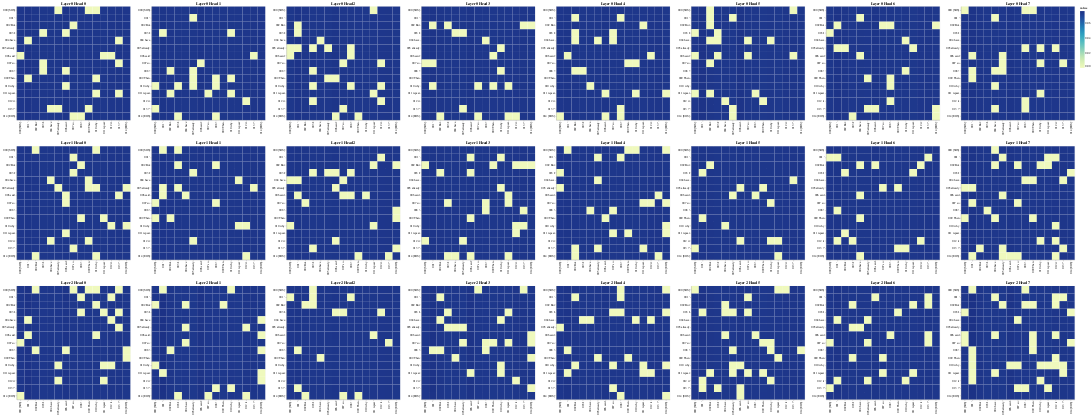

Write notebook code for a chart like this one.
### Code cell
layers = [0, 1, 2]
heads = [0, 1, 2, 3, 4, 5, 6, 7]

# Encoder Self-Attention
get_all_attention_maps("encoder", layers, heads, encoder_input_tokens, encoder_input_tokens, min(20, sentence_len))

### Figure 1 — Vega-Lite specification as saved in the notebook (floating-point values rounded to 4 significant figures; data arrays with more than 128 entries replaced by an {"elided": "..."} marker saying what was removed)
{"config": {"view": {"continuousWidth": 300, "continuousHeight": 300}}, "vconcat": [{"hconcat": [{"data": {"name": "data-741ac77e7b94afebbf631276708451ba"}, "mark": {"type": "rect"}, "encoding": {"color": {"field": "value", "type": "quantitative"}, "tooltip": [{"field": "row", "type": "quantitative"}, {"field": "column", "type": "quantitative"}, {"field": "value", "type": "quantitative"}, {"field": "row_token", "type": "nominal"}, {"field": "col_token", "type": "nominal"}], "x": {"axis": {"title": ""}, "field": "col_token", "type": "nominal"}, "y": {"axis": {"title": ""}, "field": "row_token", "type": "nominal"}}, "height": 400, "name": "view_73", "title": "Layer 0 Head 0", "width": 400}, {"data": {"name": "data-850ee82d68931a45c672669b90ce4982"}, "mark": {"type": "rect"}, "encoding": {"color": {"field": "value", "type": "quantitative"}, "tooltip": [{"field": "row", "type": "quantitative"}, {"field": "column", "type": "quantitative"}, {"field": "value", "type": "quantitative"}, {"field": "row_token", "type": "nominal"}, {"field": "col_token", "type": "nominal"}], "x": {"axis": {"title": ""}, "field": "col_token", "type": "nominal"}, "y": {"axis": {"title": ""}, "field": "row_token", "type": "nominal"}}, "height": 400, "name": "view_74", "title": "Layer 0 Head 1", "width": 400}, {"data": {"name": "data-143e4efa8fea9bf01859cdc961b66030"}, "mark": {"type": "rect"}, "encoding": {"color": {"field": "value", "type": "quantitative"}, "tooltip": [{"field": "row", "type": "quantitative"}, {"field": "column", "type": "quantitative"}, {"field": "value", "type": "quantitative"}, {"field": "row_token", "type": "nominal"}, {"field": "col_token", "type": "nominal"}], "x": {"axis": {"title": ""}, "field": "col_token", "type": "nominal"}, "y": {"axis": {"title": ""}, "field": "row_token", "type": "nominal"}}, "height": 400, "name": "view_75", "title": "Layer 0 Head 2", "width": 400}, {"data": {"name": "data-b6d419de5ffc34d18210bdda99c9a2a5"}, "mark": {"type": "rect"}, "encoding": {"color": {"field": "value", "type": "quantitative"}, "tooltip": [{"field": "row", "type": "quantitative"}, {"field": "column", "type": "quantitative"}, {"field": "value", "type": "quantitative"}, {"field": "row_token", "type": "nominal"}, {"field": "col_token", "type": "nominal"}], "x": {"axis": {"title": ""}, "field": "col_token", "type": "nominal"}, "y": {"axis": {"title": ""}, "field": "row_token", "type": "nominal"}}, "height": 400, "name": "view_76", "title": "Layer 0 Head 3", "width": 400}, {"data": {"name": "data-461b6be63fa9344d8933525214ff7ca7"}, "mark": {"type": "rect"}, "encoding": {"color": {"field": "value", "type": "quantitative"}, "tooltip": [{"field": "row", "type": "quantitative"}, {"field": "column", "type": "quantitative"}, {"field": "value", "type": "quantitative"}, {"field": "row_token", "type": "nominal"}, {"field": "col_token", "type": "nominal"}], "x": {"axis": {"title": ""}, "field": "col_token", "type": "nominal"}, "y": {"axis": {"title": ""}, "field": "row_token", "type": "nominal"}}, "height": 400, "name": "view_77", "title": "Layer 0 Head 4", "width": 400}, {"data": {"name": "data-ae9ada7a59f6fdbfa96e41610198d1dd"}, "mark": {"type": "rect"}, "encoding": {"color": {"field": "value", "type": "quantitative"}, "tooltip": [{"field": "row", "type": "quantitative"}, {"field": "column", "type": "quantitative"}, {"field": "value", "type": "quantitative"}, {"field": "row_token", "type": "nominal"}, {"field": "col_token", "type": "nominal"}], "x": {"axis": {"title": ""}, "field": "col_token", "type": "nominal"}, "y": {"axis": {"title": ""}, "field": "row_token", "type": "nominal"}}, "height": 400, "name": "view_78", "title": "Layer 0 Head 5", "width": 400}, {"data": {"name": "data-3c6ba900436a046994ff43d07a01b18f"}, "mark": {"type": "rect"}, "encoding": {"color": {"field": "value", "type": "quantitative"}, "tooltip": [{"field": "row", "type": "quantitative"}, {"field": "column", "type": "quantitative"}, {"field": "value", "type": "quantitative"}, {"field": "row_token", "type": "nominal"}, {"field": "col_token", "type": "nominal"}], "x": {"axis": {"title": ""}, "field": "col_token", "type": "nominal"}, "y": {"axis": {"title": ""}, "field": "row_token", "type": "nominal"}}, "height": 400, "name": "view_79", "title": "Layer 0 Head 6", "width": 400}, {"data": {"name": "data-1c1ad6237c4ff19a0db99715aca3ce6c"}, "mark": {"type": "rect"}, "encoding": {"color": {"field": "value", "type": "quantitative"}, "tooltip": [{"field": "row", "type": "quantitative"}, {"field": "column", "type": "quantitative"}, {"field": "value", "type": "quantitative"}, {"field": "row_token", "type": "nominal"}, {"field": "col_token", "type": "nominal"}], "x": {"axis": {"title": ""}, "field": "col_token", "type": "nominal"}, "y": {"axis": {"title": ""}, "field": "row_token", "type": "nominal"}}, "height": 400, "name": "view_80", "title": "Layer 0 Head 7", "width": 400}]}, {"hconcat": [{"data": {"name": "data-466d6756f8c60453a902933bcb0d5d9c"}, "mark": {"type": "rect"}, "encoding": {"color": {"field": "value", "type": "quantitative"}, "tooltip": [{"field": "row", "type": "quantitative"}, {"field": "column", "type": "quantitative"}, {"field": "value", "type": "quantitative"}, {"field": "row_token", "type": "nominal"}, {"field": "col_token", "type": "nominal"}], "x": {"axis": {"title": ""}, "field": "col_token", "type": "nominal"}, "y": {"axis": {"title": ""}, "field": "row_token", "type": "nominal"}}, "height": 400, "name": "view_81", "title": "Layer 1 Head 0", "width": 400}, {"data": {"name": "data-a6a929e7658c30affaee2e67d2ddc74d"}, "mark": {"type": "rect"}, "encoding": {"color": {"field": "value", "type": "quantitative"}, "tooltip": [{"field": "row", "type": "quantitative"}, {"field": "column", "type": "quantitative"}, {"field": "value", "type": "quantitative"}, {"field": "row_token", "type": "nominal"}, {"field": "col_token", "type": "nominal"}], "x": {"axis": {"title": ""}, "field": "col_token", "type": "nominal"}, "y": {"axis": {"title": ""}, "field": "row_token", "type": "nominal"}}, "height": 400, "name": "view_82", "title": "Layer 1 Head 1", "width": 400}, {"data": {"name": "data-e24785688ac6d169990e340793756660"}, "mark": {"type": "rect"}, "encoding": {"color": {"field": "value", "type": "quantitative"}, "tooltip": [{"field": "row", "type": "quantitative"}, {"field": "column", "type": "quantitative"}, {"field": "value", "type": "quantitative"}, {"field": "row_token", "type": "nominal"}, {"field": "col_token", "type": "nominal"}], "x": {"axis": {"title": ""}, "field": "col_token", "type": "nominal"}, "y": {"axis": {"title": ""}, "field": "row_token", "type": "nominal"}}, "height": 400, "name": "view_83", "title": "Layer 1 Head 2", "width": 400}, {"data": {"name": "data-b2896e0298556ad1aed859edb09aabe5"}, "mark": {"type": "rect"}, "encoding": {"color": {"field": "value", "type": "quantitative"}, "tooltip": [{"field": "row", "type": "quantitative"}, {"field": "column", "type": "quantitative"}, {"field": "value", "type": "quantitative"}, {"field": "row_token", "type": "nominal"}, {"field": "col_token", "type": "nominal"}], "x": {"axis": {"title": ""}, "field": "col_token", "type": "nominal"}, "y": {"axis": {"title": ""}, "field": "row_token", "type": "nominal"}}, "height": 400, "name": "view_84", "title": "Layer 1 Head 3", "width": 400}, {"data": {"name": "data-80899bc6c724bb7cbbbb7afd15dd9fb1"}, "mark": {"type": "rect"}, "encoding": {"color": {"field": "value", "type": "quantitative"}, "tooltip": [{"field": "row", "type": "quantitative"}, {"field": "column", "type": "quantitative"}, {"field": "value", "type": "quantitative"}, {"field": "row_token", "type": "nominal"}, {"field": "col_token", "type": "nominal"}], "x": {"axis": {"title": ""}, "field": "col_token", "type": "nominal"}, "y": {"axis": {"title": ""}, "field": "row_token", "type": "nominal"}}, "height": 400, "name": "view_85", "title": "Layer 1 Head 4", "width": 400}, {"data": {"name": "data-6e5a7a97f019e17e8c2032fe299e70b4"}, "mark": {"type": "rect"}, "encoding": {"color": {"field": "value", "type": "quantitative"}, "tooltip": [{"field": "row", "type": "quantitative"}, {"field": "column", "type": "quantitative"}, {"field": "value", "type": "quantitative"}, {"field": "row_token", "type": "nominal"}, {"field": "col_token", "type": "nominal"}], "x": {"axis": {"title": ""}, "field": "col_token", "type": "nominal"}, "y": {"axis": {"title": ""}, "field": "row_token", "type": "nominal"}}, "height": 400, "name": "view_86", "title": "Layer 1 Head 5", "width": 400}, {"data": {"name": "data-f9fadda86f2a938042f1c616ebdd6d72"}, "mark": {"type": "rect"}, "encoding": {"color": {"field": "value", "type": "quantitative"}, "tooltip": [{"field": "row", "type": "quantitative"}, {"field": "column", "type": "quantitative"}, {"field": "value", "type": "quantitative"}, {"field": "row_token", "type": "nominal"}, {"field": "col_token", "type": "nominal"}], "x": {"axis": {"title": ""}, "field": "col_token", "type": "nominal"}, "y": {"axis": {"title": ""}, "field": "row_token", "type": "nominal"}}, "height": 400, "name": "view_87", "title": "Layer 1 Head 6", "width": 400}, {"data": {"name": "data-51bfab9486c0425c5d356ef7e454dc42"}, "mark": {"type": "rect"}, "encoding": {"color": {"field": "value", "type": "quantitative"}, "tooltip": [{"field": "row", "type": "quantitative"}, {"field": "column", "type": "quantitative"}, {"field": "value", "type": "quantitative"}, {"field": "row_token", "type": "nominal"}, {"field": "col_token", "type": "nominal"}], "x": {"axis": {"title": ""}, "field": "col_token", "type": "nominal"}, "y": {"axis": {"title": ""}, "field": "row_token", "type": "nominal"}}, "height": 400, "name": "view_88", "title": "Layer 1 Head 7", "width": 400}]}, {"hconcat": [{"data": {"name": "data-dd2eca8db70607a2a3520a2ad6546a8f"}, "mark": {"type": "rect"}, "encoding": {"color": {"field": "value", "type": "quantitative"}, "tooltip": [{"field": "row", "type": "quantitative"}, {"field": "column", "type": "quantitative"}, {"field": "value", "type": "quantitative"}, {"field": "row_token", "type": "nominal"}, {"field": "col_token", "type": "nominal"}], "x": {"axis": {"title": ""}, "field": "col_token", "type": "nominal"}, "y": {"axis": {"title": ""}, "field": "row_token", "type": "nominal"}}, "height": 400, "name": "view_89", "title": "Layer 2 Head 0", "width": 400}, {"data": {"name": "data-ec99876d32b7183e9d97a695a4022c55"}, "mark": {"type": "rect"}, "encoding": {"color": {"field": "value", "type": "quantitative"}, "tooltip": [{"field": "row", "type": "quantitative"}, {"field": "column", "type": "quantitative"}, {"field": "value", "type": "quantitative"}, {"field": "row_token", "type": "nominal"}, {"field": "col_token", "type": "nominal"}], "x": {"axis": {"title": ""}, "field": "col_token", "type": "nominal"}, "y": {"axis": {"title": ""}, "field": "row_token", "type": "nominal"}}, "height": 400, "name": "view_90", "title": "Layer 2 Head 1", "width": 400}, {"data": {"name": "data-f78b1bbe963239ce8be060b108aa66d5"}, "mark": {"type": "rect"}, "encoding": {"color": {"field": "value", "type": "quantitative"}, "tooltip": [{"field": "row", "type": "quantitative"}, {"field": "column", "type": "quantitative"}, {"field": "value", "type": "quantitative"}, {"field": "row_token", "type": "nominal"}, {"field": "col_token", "type": "nominal"}], "x": {"axis": {"title": ""}, "field": "col_token", "type": "nominal"}, "y": {"axis": {"title": ""}, "field": "row_token", "type": "nominal"}}, "height": 400, "name": "view_91", "title": "Layer 2 Head 2", "width": 400}, {"data": {"name": "data-800b2a31425136a974da594a3677d7a9"}, "mark": {"type": "rect"}, "encoding": {"color": {"field": "value", "type": "quantitative"}, "tooltip": [{"field": "row", "type": "quantitative"}, {"field": "column", "type": "quantitative"}, {"field": "value", "type": "quantitative"}, {"field": "row_token", "type": "nominal"}, {"field": "col_token", "type": "nominal"}], "x": {"axis": {"title": ""}, "field": "col_token", "type": "nominal"}, "y": {"axis": {"title": ""}, "field": "row_token", "type": "nominal"}}, "height": 400, "name": "view_92", "title": "Layer 2 Head 3", "width": 400}, {"data": {"name": "data-63c9f7080c5c56e0add941198ab88ff8"}, "mark": {"type": "rect"}, "encoding": {"color": {"field": "value", "type": "quantitative"}, "tooltip": [{"field": "row", "type": "quantitative"}, {"field": "column", "type": "quantitative"}, {"field": "value", "type": "quantitative"}, {"field": "row_token", "type": "nominal"}, {"field": "col_token", "type": "nominal"}], "x": {"axis": {"title": ""}, "field": "col_token", "type": "nominal"}, "y": {"axis": {"title": ""}, "field": "row_token", "type": "nominal"}}, "height": 400, "name": "view_93", "title": "Layer 2 Head 4", "width": 400}, {"data": {"name": "data-fc3fb3dd4087775bb891e3395b034d1f"}, "mark": {"type": "rect"}, "encoding": {"color": {"field": "value", "type": "quantitative"}, "tooltip": [{"field": "row", "type": "quantitative"}, {"field": "column", "type": "quantitative"}, {"field": "value", "type": "quantitative"}, {"field": "row_token", "type": "nominal"}, {"field": "col_token", "type": "nominal"}], "x": {"axis": {"title": ""}, "field": "col_token", "type": "nominal"}, "y": {"axis": {"title": ""}, "field": "row_token", "type": "nominal"}}, "height": 400, "name": "view_94", "title": "Layer 2 Head 5", "width": 400}, {"data": {"name": "data-fa6c0ad49d30fc11ce535e9a656a1cba"}, "mark": {"type": "rect"}, "encoding": {"color": {"field": "value", "type": "quantitative"}, "tooltip": [{"field": "row", "type": "quantitative"}, {"field": "column", "type": "quantitative"}, {"field": "value", "type": "quantitative"}, {"field": "row_token", "type": "nominal"}, {"field": "col_token", "type": "nominal"}], "x": {"axis": {"title": ""}, "field": "col_token", "type": "nominal"}, "y": {"axis": {"title": ""}, "field": "row_token", "type": "nominal"}}, "height": 400, "name": "view_95", "title": "Layer 2 Head 6", "width": 400}, {"data": {"name": "data-cf5e60b24cb00b4b2ea6c05d13d67fdc"}, "mark": {"type": "rect"}, "encoding": {"color": {"field": "value", "type": "quantitative"}, "tooltip": [{"field": "row", "type": "quantitative"}, {"field": "column", "type": "quantitative"}, {"field": "value", "type": "quantitative"}, {"field": "row_token", "type": "nominal"}, {"field": "col_token", "type": "nominal"}], "x": {"axis": {"title": ""}, "field": "col_token", "type": "nominal"}, "y": {"axis": {"title": ""}, "field": "row_token", "type": "nominal"}}, "height": 400, "name": "view_96", "title": "Layer 2 Head 7", "width": 400}]}], "params": [{"name": "param_73", "select": {"type": "interval", "encodings": ["x", "y"]}, "bind": "scales", "views": ["view_73"]}, {"name": "param_74", "select": {"type": "interval", "encodings": ["x", "y"]}, "bind": "scales", "views": ["view_74"]}, {"name": "param_75", "select": {"type": "interval", "encodings": ["x", "y"]}, "bind": "scales", "views": ["view_75"]}, {"name": "param_76", "select": {"type": "interval", "encodings": ["x", "y"]}, "bind": "scales", "views": ["view_76"]}, {"name": "param_77", "select": {"type": "interval", "encodings": ["x", "y"]}, "bind": "scales", "views": ["view_77"]}, {"name": "param_78", "select": {"type": "interval", "encodings": ["x", "y"]}, "bind": "scales", "views": ["view_78"]}, {"name": "param_79", "select": {"type": "interval", "encodings": ["x", "y"]}, "bind": "scales", "views": ["view_79"]}, {"name": "param_80", "select": {"type": "interval", "encodings": ["x", "y"]}, "bind": "scales", "views": ["view_80"]}, {"name": "param_81", "select": {"type": "interval", "encodings": ["x", "y"]}, "bind": "scales", "views": ["view_81"]}, {"name": "param_82", "select": {"type": "interval", "encodings": ["x", "y"]}, "bind": "scales", "views": ["view_82"]}, {"name": "param_83", "select": {"type": "interval", "encodings": ["x", "y"]}, "bind": "scales", "views": ["view_83"]}, {"name": "param_84", "select": {"type": "interval", "encodings": ["x", "y"]}, "bind": "scales", "views": ["view_84"]}, {"name": "param_85", "select": {"type": "interval", "encodings": ["x", "y"]}, "bind": "scales", "views": ["view_85"]}, {"name": "param_86", "select": {"type": "interval", "encodings": ["x", "y"]}, "bind": "scales", "views": ["view_86"]}, {"name": "param_87", "select": {"type": "interval", "encodings": ["x", "y"]}, "bind": "scales", "views": ["view_87"]}, {"name": "param_88", "select": {"type": "interval", "encodings": ["x", "y"]}, "bind": "scales", "views": ["view_88"]}, {"name": "param_89", "select": {"type": "interval", "encodings": ["x", "y"]}, "bind": "scales", "views": ["view_89"]}, {"name": "param_90", "select": {"type": "interval", "encodings": ["x", "y"]}, "bind": "scales", "views": ["view_90"]}, {"name": "param_91", "select": {"type": "interval", "encodings": ["x", "y"]}, "bind": "scales", "views": ["view_91"]}, {"name": "param_92", "select": {"type": "interval", "encodings": ["x", "y"]}, "bind": "scales", "views": ["view_92"]}, {"name": "param_93", "select": {"type": "interval", "encodings": ["x", "y"]}, "bind": "scales", "views": ["view_93"]}, {"name": "param_94", "select": {"type": "interval", "encodings": ["x", "y"]}, "bind": "scales", "views": ["view_94"]}, {"name": "param_95", "select": {"type": "interval", "encodings": ["x", "y"]}, "bind": "scales", "views": ["view_95"]}, {"name": "param_96", "select": {"type": "interval", "encodings": ["x", "y"]}, "bind": "scales", "views": ["view_96"]}], "$schema": "https://vega.github.io/schema/vega-lite/v5.14.1.json", "datasets": {"data-741ac77e7b94afebbf631276708451ba": {"elided": "225 records"}, "data-850ee82d68931a45c672669b90ce4982": {"elided": "225 records"}, "data-143e4efa8fea9bf01859cdc961b66030": {"elided": "225 records"}, "data-b6d419de5ffc34d18210bdda99c9a2a5": {"elided": "225 records"}, "data-461b6be63fa9344d8933525214ff7ca7": {"elided": "225 records"}, "data-ae9ada7a59f6fdbfa96e41610198d1dd": {"elided": "225 records"}, "data-3c6ba900436a046994ff43d07a01b18f": {"elided": "225 records"}, "data-1c1ad6237c4ff19a0db99715aca3ce6c": {"elided": "225 records"}, "data-466d6756f8c60453a902933bcb0d5d9c": {"elided": "225 records"}, "data-a6a929e7658c30affaee2e67d2ddc74d": {"elided": "225 records"}, "data-e24785688ac6d169990e340793756660": {"elided": "225 records"}, "data-b2896e0298556ad1aed859edb09aabe5": {"elided": "225 records"}, "data-80899bc6c724bb7cbbbb7afd15dd9fb1": {"elided": "225 records"}, "data-6e5a7a97f019e17e8c2032fe299e70b4": {"elided": "225 records"}, "data-f9fadda86f2a938042f1c616ebdd6d72": {"elided": "225 records"}, "data-51bfab9486c0425c5d356ef7e454dc42": {"elided": "225 records"}, "data-dd2eca8db70607a2a3520a2ad6546a8f": {"elided": "225 records"}, "data-ec99876d32b7183e9d97a695a4022c55": {"elided": "225 records"}, "data-f78b1bbe963239ce8be060b108aa66d5": {"elided": "225 records"}, "data-800b2a31425136a974da594a3677d7a9": {"elided": "225 records"}, "data-63c9f7080c5c56e0add941198ab88ff8": {"elided": "225 records"}, "data-fc3fb3dd4087775bb891e3395b034d1f": {"elided": "225 records"}, "data-fa6c0ad49d30fc11ce535e9a656a1cba": {"elided": "225 records"}, "data-cf5e60b24cb00b4b2ea6c05d13d67fdc": {"elided": "225 records"}}}
